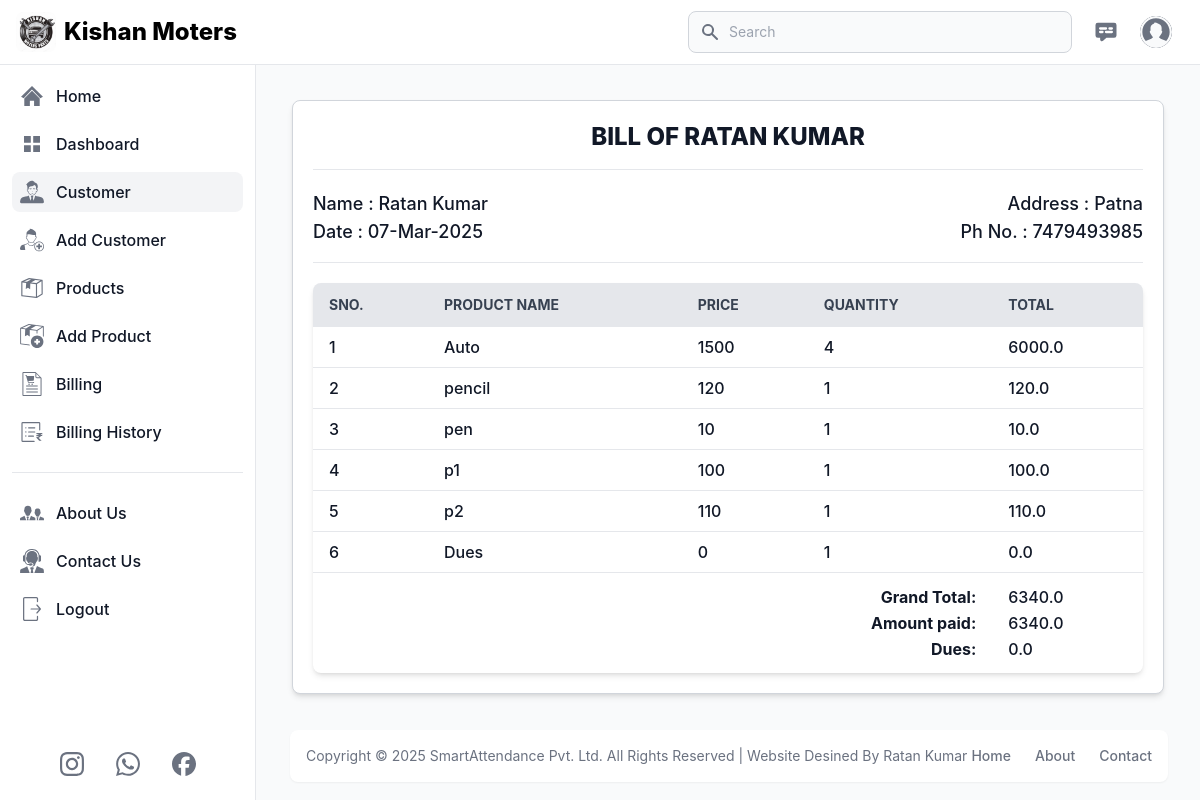
Page /customer_billing_detail/2/11 (signed in) on the committed database.
### app.py (models this page shows, shortened)
class Customer(db.Model):
    id = db.Column(db.Integer, primary_key=True)
    user_id = db.Column(db.Integer, db.ForeignKey('user.id'), nullable=False)
    customer_name = db.Column(db.String(100), nullable=False)
    customer_village = db.Column(db.String(100), nullable=False)
    customer_mob_no = db.Column(db.String(100), nullable=False)

class BillingDetails(db.Model):
    id = db.Column(db.Integer, primary_key=True)
    billing_id = db.Column(db.Integer, db.ForeignKey('billing.id'), nullable=False)
    product_id = db.Column(db.Integer, db.ForeignKey('products.id'), nullable=False)
    quantity = db.Column(db.Integer, nullable=False)
    total_price = db.Column(db.Float, nullable=False)
    billing = db.relationship('Billing', backref=db.backref('details', lazy=True, cascade="all"))
    product = db.relationship('Products', backref=db.backref('billing_details', lazy=True, cascade="all"))

class Billing(db.Model):
    id = db.Column(db.Integer, primary_key=True)
    customer_id = db.Column(db.Integer, db.ForeignKey('customer.id'), nullable=False)
    billing_date = db.Column(db.DateTime, default=india_time)
    total_amount = db.Column(db.Float, nullable=False)
    amount_paid = db.Column(db.Float, default=0)  # Amount the customer paid
    dues = db.Column(db.Float, default=0)  # Remaining amount to be paid
    customer = db.relationship('Customer', backref=db.backref('bills', lazy=True, cascade="all"))

class Products(db.Model):
    id = db.Column(db.Integer, primary_key=True)
    user_id = db.Column(db.Integer, db.ForeignKey('user.id'), nullable=False)
    prod_name = db.Column(db.String(100), nullable=False)
    prod_quantity = db.Column(db.Integer, nullable=False)
    prod_sell_price = db.Column(db.Integer, nullable=False)
    prod_mrp = db.Column(db.Integer, nullable=False)
    prod_buy_price = db.Column(db.Integer, nullable=False)
    prod_min_quantity = db.Column(db.Integer, nullable=False)

### app.py (the view)
@app.route('/customer_billing_detail/<int:custo_id>/<int:bill_id>', methods=['GET'])
def customer_billing_detail(custo_id, bill_id):
    if 'email' in session:
        user = User.query.filter_by(email=session['email']).first()
        customer = Customer.query.filter_by(id=custo_id, user_id=user.id).first()
        messages = Contact_us.query.order_by(Contact_us.id.desc()).all()
        customer_billing_details = (
            db.session.query(BillingDetails, Billing, Products)
            .join(Billing, BillingDetails.billing_id == Billing.id)
            .join(Products, BillingDetails.product_id == Products.id)
            .filter(Billing.id == bill_id)
            .all()
        )
        return render_template(
            'customer_bill_detail.html',
            title='Customer Detail',
            current_page='customer',
            user=user,
            customer=customer,
            customer_billing_details=customer_billing_details,
            messages=messages
        )
    else:
        flash('You need to login first.', 'error')
        return redirect('/login')

### templates/customer_bill_detail.html
{% extends 'layout.html' %}
{% block content %}
<main class="p-4 md:ml-64 h-auto pt-20">
    <div class="p-5 m-2 md:m-5 bg-white dark:bg-gray-800 rounded-lg shadow-md border border-gray-300 dark:border-gray-700">
        <div class="flex justify-center items-center pb-4 mb-4 rounded-t border-b sm:mb-5 dark:border-gray-600">
            <h3 class="text-2xl block uppercase font-extrabold text-gray-900 dark:text-white">
                Bill of {{customer.customer_name}}
            </h3>
        </div>
        <div class="grid sm:grid-cols-2 pb-4 rounded-t border-b dark:border-gray-600">
            <div class="text-lg font-medium text-gray-900 dark:text-white">
                <label for="Customer Name" class="block">
                    Name : {{customer.customer_name}}
                </label>
                {% for details, bill, product in customer_billing_details %}
                {% if loop.first %}
                <label for="Date" class="block">
                    Date : {{ bill.billing_date.strftime('%d-%b-%Y') }}
                </label>
                {% endif %}
                {% endfor %}
            </div>
            <div class="text-lg md:text-right font-medium text-gray-900 dark:text-white">
                <label for="Customer Address" class="block">
                    Address : {{customer.customer_village}}
                </label>
                <label for="customer_phone" class="block">
                    Ph No. : {{customer.customer_mob_no}}
                </label>
            </div>
        </div>
        <div class="mt-5 bg-white dark:bg-gray-800 relative shadow-md sm:rounded-lg overflow-hidden">
            <div class="overflow-x-auto">
                <table class="billing-table  w-full text-sm text-left text-gray-500 dark:text-gray-400">
                    <thead class="text-sm text-gray-700 uppercase bg-gray-200 dark:bg-gray-700 dark:text-gray-400">
                        <tr>
                            <th scope="col" class="px-4 py-3 whitespace-nowrap">SNo.</th>
                            <th scope="col" class="px-4 py-3 whitespace-nowrap">Product Name</th>
                            <th scope="col" class="px-4 py-3 whitespace-nowrap">Price</th>
                            <th scope="col" class="px-4 py-3 whitespace-nowrap">Quantity</th>
                            <th scope="col" class="px-4 py-3 whitespace-nowrap">Total</th>
                        </tr>
                    </thead>
                    <tbody>
                        {% for details, bill, product in customer_billing_details %}
                            <tr class="border-b text-base dark:border-gray-600 hover:bg-gray-100 dark:hover:bg-gray-700">
                                <td class="px-4 py-2 font-medium text-gray-900 whitespace-nowrap dark:text-white">
                                    <div class="flex items-center">
                                        {{loop.index}}
                                    </div>
                                </td>
                                <td class="px-4 py-2 font-medium text-gray-900 whitespace-nowrap dark:text-white">
                                    <div class="flex items-center">
                                        {{product.prod_name}}
                                    </div>
                                </td>
                                <td class="px-4 py-2 font-medium text-gray-900 whitespace-nowrap dark:text-white">
                                    <div class="flex items-center">
                                        {{product.prod_sell_price}}
                                    </div>
                                </td>
                                <td class="px-4 py-2 font-medium text-gray-900 whitespace-nowrap dark:text-white">
                                    <div class="flex items-center">
                                        {{details.quantity}}
                                    </div>
                                </td>
                                <td class="px-4 py-2 font-medium text-gray-900 whitespace-nowrap dark:text-white">
                                    <div class="flex items-center">
                                        {{details.total_price}}
                                    </div>
                                </td>
                            </tr>
                        {% endfor %}
                        {% for details, bill, product in customer_billing_details %}
                            {% if loop.first %}
                                <tr>
                                    <td colspan="4" class="text-right px-4 pt-3 text-base font-medium text-gray-900 whitespace-nowrap dark:text-white">
                                        <strong>Grand Total:</strong>
                                    </td>
                                    <td colspan="2" class="grand-total px-4 pt-3 text-base font-medium text-gray-900 whitespace-nowrap dark:text-white">
                                        {{ bill.total_amount}}
                                    </td>
                                </tr>
                                <tr>
                                    <td colspan="4" class="text-right px-4 text-base font-medium text-gray-900 whitespace-nowrap dark:text-white">
                                        <strong>Amount paid:</strong>
                                    </td>
                                    <td colspan="2" class="grand-total px-4 text-base font-medium text-gray-900 whitespace-nowrap dark:text-white">
                                        {{ bill.amount_paid}}
                                    </td>
                                </tr>
                                <tr>
                                    <td colspan="4" class="text-right px-4 pb-3 text-base font-medium text-gray-900 whitespace-nowrap dark:text-white">
                                        <strong>Dues:</strong>
                                    </td>
                                    <td colspan="2" class="grand-total px-4 pb-3 text-base font-medium text-gray-900 whitespace-nowrap dark:text-white">
                                        {{bill.total_amount - bill.amount_paid}}
                                    </td>
                                </tr>
                            {% endif %}
                        {% endfor %}
                    </tbody>
                </table>
            </div>
        </div>
    </div>
</main>
{% endblock %}

### rows in the picture
Customer: customer_name "RATAN KUMAR", customer_name "Ratan Kumar", customer_village "Patna", customer_mob_no "7479493985"
BillingDetails: billing_date "07-Mar-2025", prod_name "Auto", prod_sell_price "1500", quantity "4", total_price "6000.0", total_amount "6340.0", amount_paid "6340.0", bill.total_amount-bill.amount_paid "0.0"
BillingDetails: prod_name "pencil", prod_sell_price "120", quantity "1", total_price "120.0"
BillingDetails: prod_name "pen", prod_sell_price "10", quantity "1", total_price "10.0"
BillingDetails: prod_name "p1", prod_sell_price "100", quantity "1", total_price "100.0"
BillingDetails: prod_name "p2", prod_sell_price "110", quantity "1", total_price "110.0"
BillingDetails: prod_name "Dues", prod_sell_price "0", quantity "1", total_price "0.0"
